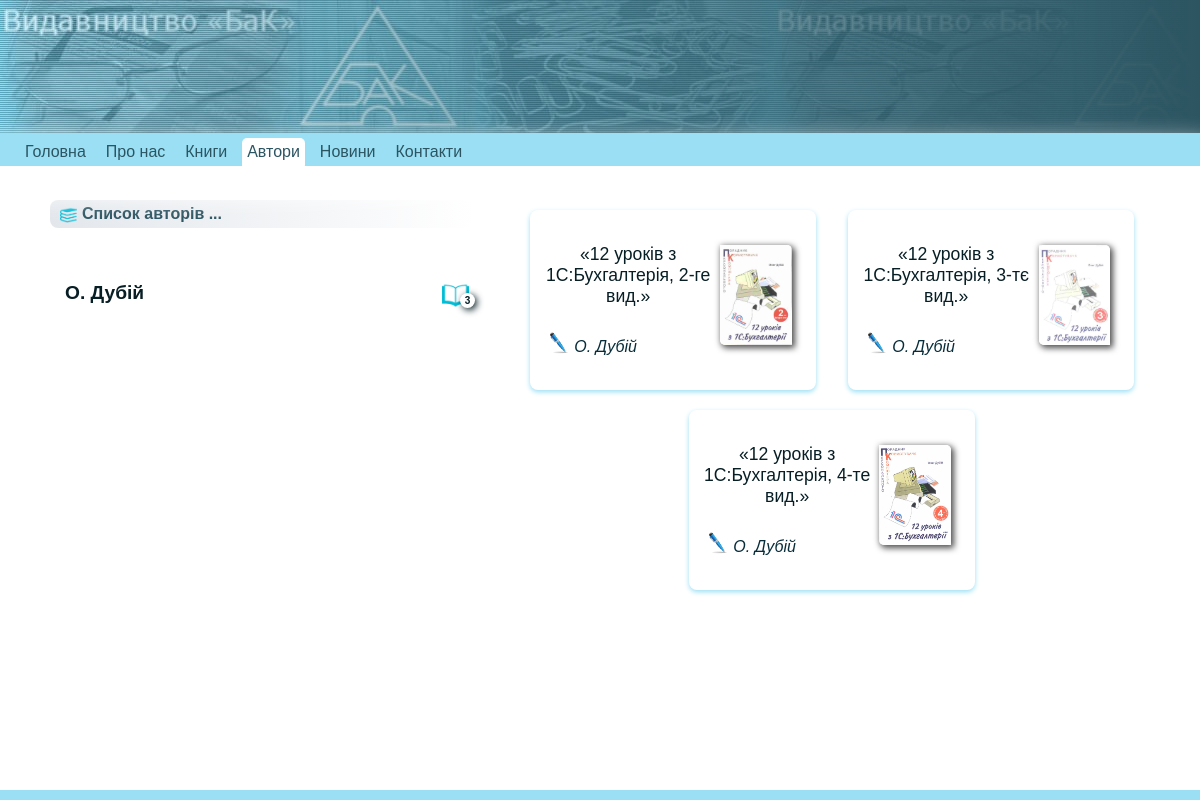
The page /authors/index.php?author=83 on the database its author committed.
### tables this page shows
CREATE TABLE `books` (
  `book_id` int(11) unsigned NOT NULL AUTO_INCREMENT,
  `book` varchar(100) DEFAULT '',
  `describe` mediumtext,
  `folder` int(11) DEFAULT '0',
  `created` date DEFAULT '0000-00-00',
  `modified` date DEFAULT '0000-00-00',
  `hits` int(11) unsigned DEFAULT '0',
  `picture` varchar(50) DEFAULT NULL,
  `price` int(4) DEFAULT NULL,
  `available` set('0','1','') DEFAULT '',
  `deleted` tinyint(1) unsigned DEFAULT '0',
  PRIMARY KEY (`book_id`)
);

### authors/index.php (called while the page is built, shortened)
<?
require_once "../template/template.php";
?>

### template/authors_view.php (the view, shortened to what this page needs)
<!DOCTYPE html>
<?
    $current_author = $_GET['author'];
    $where = $current_author ? "where author_id={$current_author}":'';
    $selectauthors = "select *, count(*) as cnt from
    (select distinct bookauthor.book, bookauthor.author, authors.author_id, authors.author as authorname, `authors`.describe, `authors`.photo from bookauthor left join authors on bookauthor.author=author_id)
    as s1
    {$where}
    group by author
    order by cnt desc";
    $query = mysql_query($selectauthors);
    $authors = array();
    while ($cRecord = mysql_fetch_assoc($query)) {
        if ($cRecord['author_id'] == $current_author) array_unshift($authors, $cRecord); else {
            $authors[] = $cRecord;
        }
    }
    $query = mysql_query("SELECT DISTINCT
    bookauthor.book,
    books.book,
    books.book_id,
    bookauthor.author AS authorID,
    books.`describe`,
    books.price,
    books.available,
    books.picture,
    folders.folder,
    folders.folder_id
    FROM bookauthor
        LEFT JOIN books ON bookauthor.book = books.book_id
            LEFT JOIN folders ON folders.folder_id = books.folder
    ");
    $books = array();
    while ($cRecord = mysql_fetch_assoc($query)) {
        $books[] = $cRecord;
    }
    $query = mysql_query("SELECT bookauthor.bookauthor_id, bookauthor.book,  authors.author FROM bookauthor LEFT JOIN authors on bookauthor.author = authors.author_id order by bookauthor.book");
    $bookauthors = array();
    while ($cRecord = mysql_fetch_assoc($query)) {
        $bookauthors[] = $cRecord;
    }
    for ($n=0; $n < count($books); $n++) {
        foreach($bookauthors as $key=>$value) {
            if ($books[$n]['book_id'] == $value['book']) $books[$n]['assemble'] .= $value['author'].', ';
        }
        $books[$n]['assemble'] = substr($books[$n]['assemble'], 0, strlen($books[$n]['assemble']) - 2);
    }
    echo "<div id='authors-books'>";
    echo "<ul id='author-list'>";
    if ($current_author) echo "<a id='folder-list' class='visible' href='.'><img src='../assets/img/books2.png'>Список авторів ...</a>";
    foreach($authors as $key=>$value) {
        $photo = "<span class='author-photo'></span>";
        $active_item = '';
        if ($value['author_id']==$current_author) $active_item = 'active-item';
        $btns = '';
        echo
        "<li class='author'>".
        "{$btns}".
            "<a href='?author={$value['author_id']}' id='books-by-author' class='{$active_item}{$active_class}'>".
                "<span class='author-name '>{$describe}{$value['authorname']}</span>".
                "{$photo}".
            "<span class='books-by-author'>".
                "<img class='books click' src='../assets/img/openbook.png' class='click' >".
                "<span class='bage click'>{$value['cnt']}</span>".
            "</span>".
            "</a>".
            "</li>";
    }
    echo "</ul>";
    echo "<div class='book-right'>";
    if (isset($books)) {
        $photo_folder = BOOK_PHOTO_FOLDER;
        foreach($books as $key=>$value){
        if ($value['authorID'] == $current_author)
    {
                $root = ROOTFOLDER;
                $price = $value['price'] ? "Ціна: {$value['price']} грн" : '';
                $available = $value['available'] ? "Наявність: Так" : 'Наявність: Ні';
                $writer = $value['assemble'] ? "<img class='writer' src='../assets/img/pen.png'> {$value['assemble']}" : '';
                $book_picture = $value['picture'] != '' ? "<img src='{$photo_folder}{$value['picture']}'>" : '';
                echo "<div class='book-item' data-book='{$value['book_id']}'>
                <div>
                <span class='book-name'>&laquo;{$value['book']}&raquo; </span>
                <span class='book-author'> {$writer} </span>
                <span class='book-folder'>
                    <a href='{$root}/books/?folder={$value['folder_id']}&book={$value['book_id']}' title='Перейти до розділу {$value['folder']}'>
                        <img class='writer' src='../assets/img/books2.png'>{$value['folder']}
                    </a>
                </span>
                <span class='book-describe'>{$value['describe']}</span>
                </div>
                <span class='img'> {$book_picture} </span>
                <span class='book-describe'>{$price} </span>
                <span class='book-describe'>{$available}</span>
                </div>";
            }
            }
        }
    echo "</div>";
    echo "</div>";
?>

### rows shown on the page
books: book "12 уроків з 1С:Бухгалтерія, 2-ге вид.", assemble "О. Дубій", picture (picture)
books: book "12 уроків з 1С:Бухгалтерія, 3-тє вид.", assemble "О. Дубій", picture (picture)
books: book "12 уроків з 1С:Бухгалтерія, 4-те вид.", assemble "О. Дубій", picture (picture)

### other values the page prints
$value['name'] "Головна"
$value['name'] "Про нас"
$value['name'] "Книги"
$value['name'] "Автори"
$value['name'] "Новини"
$value['name'] "Контакти"
$value['authorname'] "О. Дубій"
$value['cnt'] "3"
